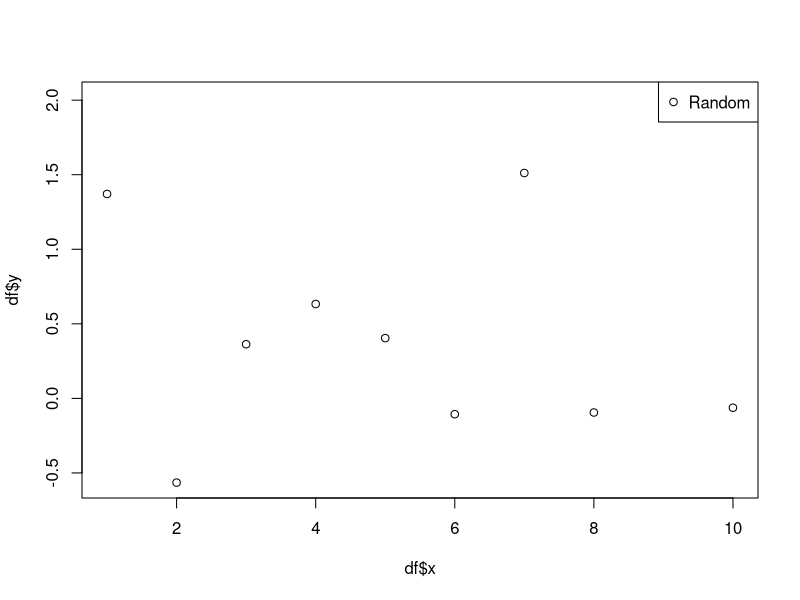

The R source for this figure:
## ---- chunk 1
knitr::opts_chunk$set(echo = TRUE, eval = FALSE)
## ---- chunk 2
set.seed(42) # make reproducible
df <- data.frame(
  x = 1:10,
  y = rnorm(10)
)

plot(df$x, df$y)
legend("topright", legend = "Random", pch = 1)

